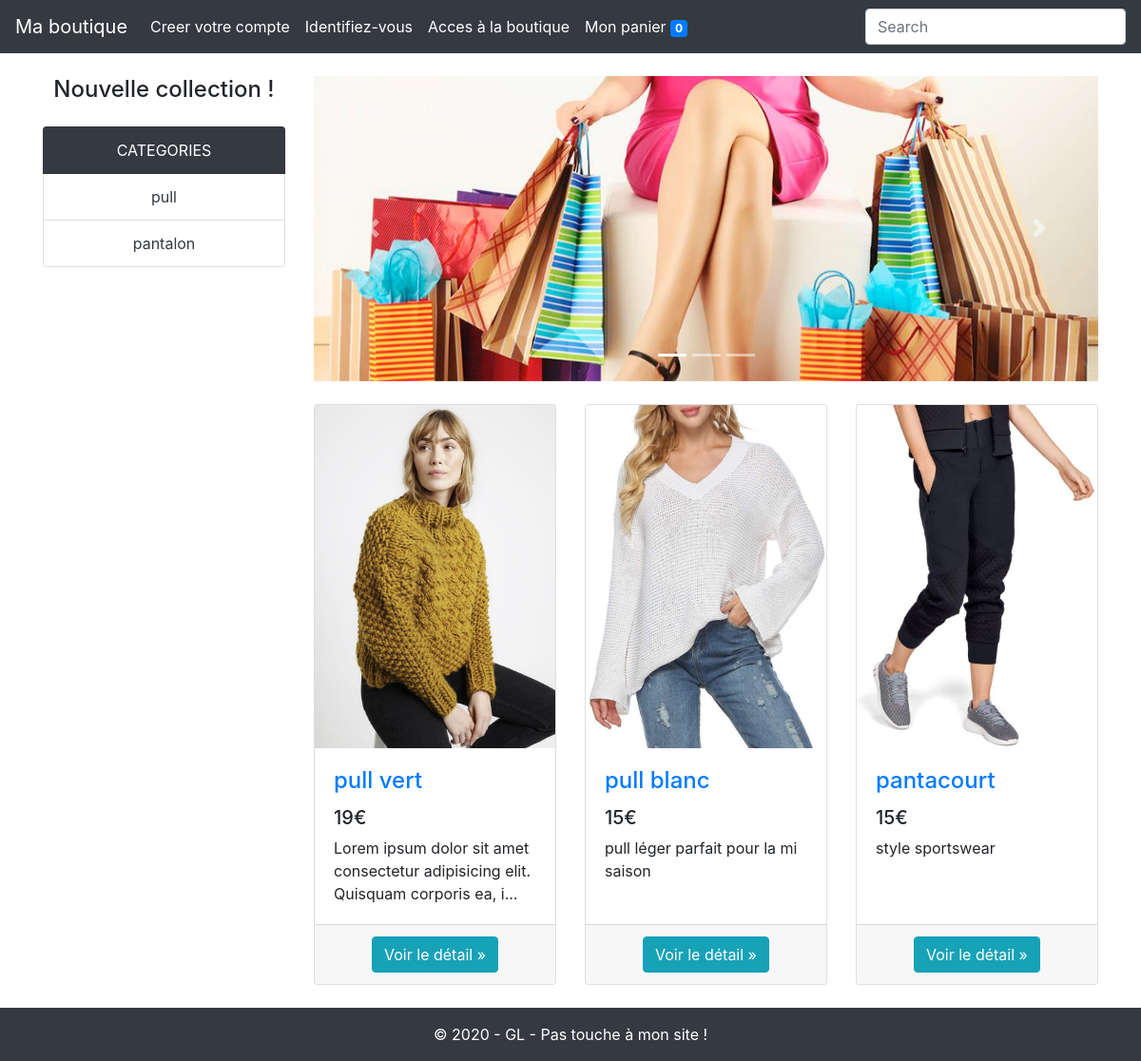
The page /boutique.php on the database its author committed.
### tables this page shows
CREATE TABLE `produit` (
  `id_produit` int(11) NOT NULL,
  `reference` varchar(20) NOT NULL,
  `categorie` varchar(20) NOT NULL,
  `titre` varchar(100) NOT NULL,
  `description` text NOT NULL,
  `couleur` varchar(20) NOT NULL,
  `taille` varchar(5) NOT NULL,
  `public` enum('homme','femme','mixte') NOT NULL,
  `photo` varchar(255) NOT NULL,
  `prix` int(5) NOT NULL,
  `stock` int(5) NOT NULL
);

### boutique.php (the view, shortened to what this page needs)
<?php
require_once('inc/init.inc.php');
if(isset($_GET['categorie']) && !empty($_GET['categorie']))
{
    $r = $bdd->prepare("SELECT * FROM produit WHERE categorie = :categorie");
    $r->bindValue(':categorie', $_GET['categorie'], PDO::PARAM_STR);
    $r->execute();
    if(!$r->rowCount())
    {
        header('location: boutique.php');
    }
}
else
{
    $r= $bdd->query("SELECT * FROM produit");
}
require_once('inc/header.inc.php');
require_once('inc/nav.inc.php');
?>
<div class="container">
    <div class="row">
        <div class="col-lg-3">
        <?php
        $d= $bdd->query("SELECT DISTINCT categorie FROM produit")
        ?>
            <h4 class="my-4 text-center">Nouvelle collection !</h4>
            <div class="list-group text-center">
            <li class="list-group-item bg-dark text-white">CATEGORIES</li>
            <?php while($c = $d->fetch(PDO::FETCH_ASSOC)):
                ?>
                <a href="?categorie=<?= $c['categorie'] ?>" class="list-group-item text-dark"><?= $c['categorie'] ?></a>
            <?php endwhile; ?>
            </div>
        </div>
        <div class="col-lg-9">
            <div id="carouselExampleIndicators" class="carousel slide my-4" data-ride="carousel">
            <ol class="carousel-indicators">
                <li data-target="#carouselExampleIndicators" data-slide-to="0" class="active"></li>
                <li data-target="#carouselExampleIndicators" data-slide-to="1"></li>
                <li data-target="#carouselExampleIndicators" data-slide-to="2"></li>
            </ol>
            <div class="carousel-inner" role="listbox">
                <div class="carousel-item active">
                <img class="d-block img-fluid" src="<?= URL ?>photo/slider1.jpg" alt="First slide">
                </div>
            </div>
            <a class="carousel-control-prev" href="#carouselExampleIndicators" role="button" data-slide="prev">
                <span class="carousel-control-prev-icon" aria-hidden="true"></span>
            </a>
            <a class="carousel-control-next" href="#carouselExampleIndicators" role="button" data-slide="next">
                <span class="carousel-control-next-icon" aria-hidden="true"></span>
            </a>
            </div>
            <div class="row">
            <?php while($p = $r->fetch(PDO::FETCH_ASSOC)):
                ?>
                <div class="col-lg-4 col-md-6 mb-4">
                    <div class="card h-100">
                        <a href="fiche_produit.php?id_produit=<?= $p['id_produit'] ?>"><img class="card-img-top" src="<?= $p['photo'] ?>" alt="<?= $p['titre'] ?>"></a>
                        <div class="card-body">
                            <h4 class="card-title">
                            <a href="fiche_produit.php?id_produit=<?= $p['id_produit'] ?>"><?= $p['titre'] ?></a>
                            </h4>
                            <h5><?= $p['prix'] ?>€</h5>
                            <p class="card-text">
                                <?php
                                if(iconv_strlen($p['description']) > 80)
                                    echo substr($p['description'], 0, 80) . '...';
                                else
                                {
                                    echo $p['description'];
                                }
                                ?>
                            </p>
                        </div>
                        <div class="card-footer text-center">
                            <a href="fiche_produit.php?id_produit=<?= $p['id_produit'] ?>" class="btn btn-info">Voir le détail &raquo;</a>
                        </div>
                    </div>
                </div>
            <?php endwhile; ?>
            </div>
        </div>
    </div>
</div>
<?php
require_once('inc/footer.inc.php');

### rows shown on the page
produit: photo (picture), titre "pull vert", prix "19", description "Lorem ipsum dolor sit amet consectetur adipisicing elit. Quisquam corporis ea, i"
produit: photo (picture), titre "pull blanc", prix "15", description "pull léger parfait pour la mi saison"
produit: photo+titre (picture), titre "pantacourt", prix "15", description "style sportswear"

### other values the page prints
$c['categorie'] "pull"
$c['categorie'] "pantalon"
